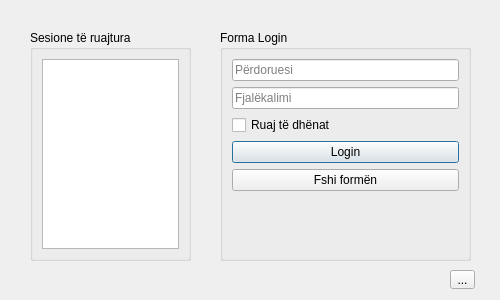
<?xml version="1.0" encoding="UTF-8"?>
<ui version="4.0">
 <class>loginDialog</class>
 <widget class="QDialog" name="loginDialog">
  <property name="geometry">
   <rect>
    <x>0</x>
    <y>0</y>
    <width>500</width>
    <height>300</height>
   </rect>
  </property>
  <property name="font">
   <font>
    <family>Tahoma</family>
   </font>
  </property>
  <property name="contextMenuPolicy">
   <enum>Qt::NoContextMenu</enum>
  </property>
  <property name="windowTitle">
   <string>Login</string>
  </property>
  <widget class="QLabel" name="lbStatus">
   <property name="geometry">
    <rect>
     <x>10</x>
     <y>290</y>
     <width>221</width>
     <height>16</height>
    </rect>
   </property>
   <property name="font">
    <font>
     <family>Tahoma</family>
    </font>
   </property>
   <property name="text">
    <string/>
   </property>
  </widget>
  <widget class="QGroupBox" name="loginFormGB">
   <property name="geometry">
    <rect>
     <x>220</x>
     <y>30</y>
     <width>251</width>
     <height>231</height>
    </rect>
   </property>
   <property name="font">
    <font>
     <family>Tahoma</family>
    </font>
   </property>
   <property name="title">
    <string>Forma Login</string>
   </property>
   <layout class="QVBoxLayout" name="verticalLayout_3">
    <item>
     <layout class="QVBoxLayout" name="verticalLayout">
      <item>
       <widget class="QLineEdit" name="userTB">
        <property name="font">
         <font>
          <family>Tahoma</family>
         </font>
        </property>
        <property name="placeholderText">
         <string>Përdoruesi</string>
        </property>
       </widget>
      </item>
      <item>
       <widget class="QLineEdit" name="passTB">
        <property name="font">
         <font>
          <family>Tahoma</family>
         </font>
        </property>
        <property name="focusPolicy">
         <enum>Qt::StrongFocus</enum>
        </property>
        <property name="echoMode">
         <enum>QLineEdit::Password</enum>
        </property>
        <property name="placeholderText">
         <string>Fjalëkalimi</string>
        </property>
       </widget>
      </item>
      <item>
       <widget class="QCheckBox" name="saveLogin">
        <property name="font">
         <font>
          <family>Tahoma</family>
         </font>
        </property>
        <property name="text">
         <string>Ruaj të dhënat</string>
        </property>
        <property name="checked">
         <bool>false</bool>
        </property>
       </widget>
      </item>
      <item>
       <widget class="QPushButton" name="loginBTN">
        <property name="font">
         <font>
          <family>Tahoma</family>
         </font>
        </property>
        <property name="text">
         <string>Login</string>
        </property>
       </widget>
      </item>
      <item>
       <widget class="QPushButton" name="fshiBTN">
        <property name="font">
         <font>
          <family>Tahoma</family>
         </font>
        </property>
        <property name="text">
         <string>Fshi formën</string>
        </property>
       </widget>
      </item>
     </layout>
    </item>
    <item>
     <widget class="QLabel" name="errLB">
      <property name="font">
       <font>
        <family>Tahoma</family>
       </font>
      </property>
      <property name="text">
       <string/>
      </property>
     </widget>
    </item>
   </layout>
  </widget>
  <widget class="QGroupBox" name="sessionsGB">
   <property name="geometry">
    <rect>
     <x>30</x>
     <y>30</y>
     <width>161</width>
     <height>231</height>
    </rect>
   </property>
   <property name="font">
    <font>
     <family>Tahoma</family>
    </font>
   </property>
   <property name="title">
    <string>Sesione të ruajtura</string>
   </property>
   <layout class="QVBoxLayout" name="verticalLayout_2">
    <item>
     <widget class="QListView" name="listSessions">
      <property name="font">
       <font>
        <family>Tahoma</family>
       </font>
      </property>
     </widget>
    </item>
   </layout>
  </widget>
  <widget class="QToolButton" name="toolButton">
   <property name="geometry">
    <rect>
     <x>450</x>
     <y>270</y>
     <width>25</width>
     <height>19</height>
    </rect>
   </property>
   <property name="text">
    <string>...</string>
   </property>
  </widget>
 </widget>
 <resources/>
 <connections/>
</ui>
